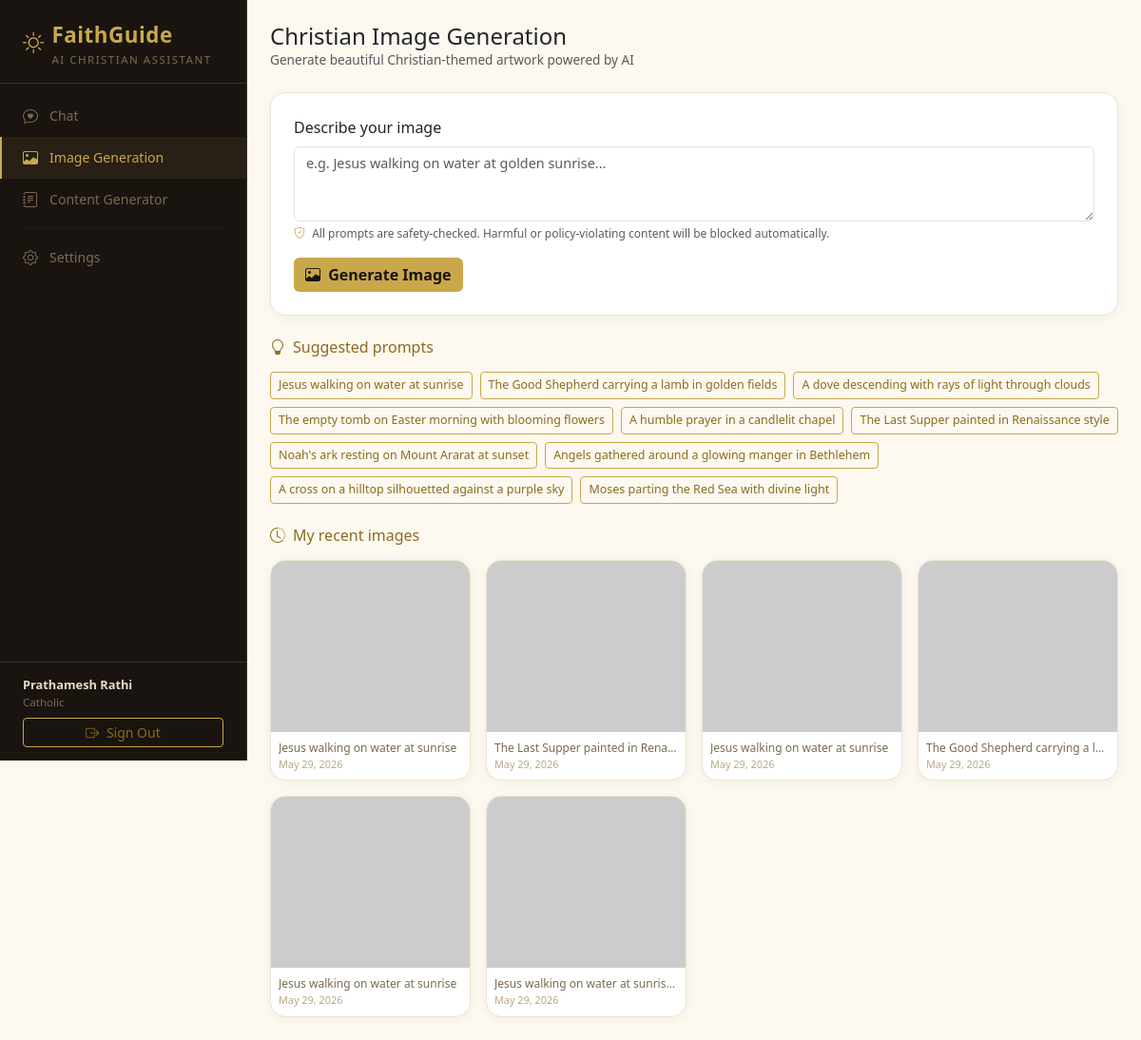
/images (signed in), run on the app's committed database.
### app/models.py (models this page shows, shortened)
class User(db.Model):
    __tablename__ = 'users'
    id           = db.Column(db.Integer, primary_key=True)
    name         = db.Column(db.String(100), nullable=False)
    email        = db.Column(db.String(150), unique=True, nullable=False)
    password     = db.Column(db.String(200), nullable=False)
    denomination = db.Column(db.String(100), default='Protestant (General)')
    created_at   = db.Column(db.DateTime, default=datetime.utcnow)
    conversations = db.relationship('Conversation', back_populates='user',
                                    cascade='all, delete-orphan')

class GeneratedImage(db.Model):
    __tablename__ = 'generated_images'
    id          = db.Column(db.Integer, primary_key=True)
    user_id     = db.Column(db.Integer, db.ForeignKey('users.id'), nullable=False)
    prompt      = db.Column(db.Text, nullable=False)
    safe_prompt = db.Column(db.Text, default='')
    image_url   = db.Column(db.String(500), nullable=False)
    created_at  = db.Column(db.DateTime, default=datetime.utcnow)
    user = db.relationship('User')

### app/chat.py (the view)
@chat_bp.route('/images', methods=['GET'])
@login_required
def image_page():
    user      = get_current_user()
    prompts   = suggest_christian_image_prompts()
    my_images = (GeneratedImage.query
                 .filter_by(user_id=user.id)
                 .order_by(GeneratedImage.created_at.desc())
                 .limit(12).all())
    return render_template('chat/image.html',
                           user              = user,
                           suggested_prompts = prompts,
                           my_images         = my_images)

### app/image_gen.py (called while the page is built)
def suggest_christian_image_prompts() -> list:
    return [
        "Jesus walking on water at sunrise",
        "The Good Shepherd carrying a lamb in golden fields",
        "A dove descending with rays of light through clouds",
        "The empty tomb on Easter morning with blooming flowers",
        "A humble prayer in a candlelit chapel",
        "The Last Supper painted in Renaissance style",
        "Noah's ark resting on Mount Ararat at sunset",
        "Angels gathered around a glowing manger in Bethlehem",
        "A cross on a hilltop silhouetted against a purple sky",
        "Moses parting the Red Sea with divine light",
    ]

### app/utils.py (called while the page is built)
def login_required(f):
    @wraps(f)
    def decorated(*args, **kwargs):
        if 'user_id' not in session:
            flash('Please log in to continue.', 'warning')
            return redirect(url_for('auth.login'))
        return f(*args, **kwargs)
    return decorated

def get_current_user():
    user_id = session.get('user_id')
    if not user_id:
        return None
    return User.query.get(user_id)

### app/templates/chat/image.html (shortened to what this page needs)
{% extends "base.html" %}
{% block content %}
<div class="topbar d-flex justify-content-between align-items-center mb-4">
  <div>
    <h4 class="fw-700 mb-0">Christian Image Generation</h4>
    <p class="text-muted mb-0" style="font-size:0.85rem">
      Generate beautiful Christian-themed artwork powered by AI
    </p>
  </div>
</div>
<div class="faith-card p-4 mb-4">
  <form method="POST" action="{{ url_for('chat.generate_image') }}">
    <div class="mb-3">
      <label class="form-label fw-600">Describe your image</label>
      <textarea name="prompt" class="form-control" rows="3"
                placeholder="e.g. Jesus walking on water at golden sunrise..."
                required style="font-size:0.9rem"></textarea>
      <div class="text-muted mt-1" style="font-size:0.75rem">
        <i class="bi bi-shield-check me-1" style="color:var(--gold)"></i>
        All prompts are safety-checked. Harmful or policy-violating content
        will be blocked automatically.
      </div>
    </div>
    <button type="submit" class="btn btn-gold">
      <i class="bi bi-image me-1"></i> Generate Image
    </button>
  </form>
</div>
<div class="mb-4">
  <h6 class="fw-600 mb-3" style="color:#8a6d1e">
    <i class="bi bi-lightbulb me-2"></i>Suggested prompts
  </h6>
  <div class="d-flex flex-wrap gap-2">
    {% for p in suggested_prompts %}
    <button class="btn btn-sm btn-outline-gold"
            style="font-size:0.78rem"
            onclick="document.querySelector('textarea[name=prompt]').value='{{ p }}'">
      {{ p }}
    </button>
    {% endfor %}
  </div>
</div>
{% if my_images %}
<div>
  <h6 class="fw-600 mb-3" style="color:#8a6d1e">
    <i class="bi bi-clock-history me-2"></i>My recent images
  </h6>
  <div class="row g-3">
    {% for img in my_images %}
    <div class="col-md-4 col-lg-3">
      <div class="faith-card overflow-hidden">
        <img src="{{ img.image_url }}" alt="{{ img.prompt }}"
             class="w-100" style="height:180px;object-fit:cover"
             onerror="this.src='https://via.placeholder.com/400x250?text=Loading...'"/>
        <div class="p-2">
          <div style="font-size:0.75rem;color:#7a6a52;
                      white-space:nowrap;overflow:hidden;text-overflow:ellipsis">
            {{ img.prompt }}
          </div>
          <div style="font-size:0.68rem;color:#b8a888">
            {{ img.created_at.strftime('%b %d, %Y') }}
          </div>
        </div>
      </div>
    </div>
    {% endfor %}
  </div>
</div>
{% endif %}
{% endblock %}

### app/templates/base.html (shortened to what this page needs)
<!DOCTYPE html>
<html lang="en">
<head>
  <link href="https://cdn.jsdelivr.net/npm/bootstrap@5.3.2/dist/css/bootstrap.min.css" rel="stylesheet"/>
  <link href="https://cdn.jsdelivr.net/npm/bootstrap-icons@1.11.3/font/bootstrap-icons.min.css" rel="stylesheet"/>
</head>
<body>
{% if session.user_id %}
<div class="sidebar">
  <div class="sidebar-brand">
    <div class="d-flex align-items-center gap-2">
      <i class="bi bi-brightness-high" style="color:var(--gold);font-size:1.4rem"></i>
      <div>
        <div class="brand-name">FaithGuide</div>
        <div class="brand-sub">AI Christian Assistant</div>
      </div>
    </div>
  </div>
  <nav class="sidebar-nav">
    <a href="{{ url_for('chat.index') }}"
       class="{{ 'active' if request.endpoint == 'chat.index' }}">
      <i class="bi bi-chat-heart"></i> Chat
    </a>
    <a href="{{ url_for('chat.image_page') }}"
       class="{{ 'active' if request.endpoint == 'chat.image_page' }}">
      <i class="bi bi-image"></i> Image Generation
    </a>
    <a href="{{ url_for('chat.content_page') }}"
       class="{{ 'active' if request.endpoint == 'chat.content_page' }}">
      <i class="bi bi-journal-text"></i> Content Generator
    </a>
    <hr class="sidebar-divider"/>
    <a href="{{ url_for('auth.settings') }}"
       class="{{ 'active' if request.endpoint == 'auth.settings' }}">
      <i class="bi bi-gear"></i> Settings
    </a>
  </nav>
  <div class="sidebar-footer">
    <div class="user-name">{{ session.user_name }}</div>
    <div class="user-denom">{{ session.denomination }}</div>
    <a href="{{ url_for('auth.logout') }}"
       class="btn btn-sm btn-outline-gold mt-2 w-100">
      <i class="bi bi-box-arrow-right me-1"></i> Sign Out
    </a>
  </div>
</div>
<div class="main-content p-4">
{% endif %}
  {% block content %}{% endblock %}
{% if session.user_id %}
</div>
{% endif %}
</body>
</html>

### app/templates/base.html (style rules this page uses)
:root { --gold: #c9a84c; --gold-light: #f5e6c0; --gold-dark: #8a6d1e; --parchment: #fdf8f0; --dark-bg: #1a1410; --dark-card: #241e18; --dark-border: #3d3426; --text-light: #e8dcc8; }
body { background: var(--parchment); font-family: 'Segoe UI', sans-serif; }
.sidebar { width: 260px; min-height: 100vh; background: var(--dark-bg); position: fixed; top: 0; left: 0; display: flex; flex-direction: column; z-index: 100; border-right: 1px solid var(--dark-border); }
.sidebar-brand { padding: 20px 24px 16px; border-bottom: 1px solid var(--dark-border); }
.sidebar-brand .brand-name { font-size: 1.4rem; font-weight: 700; color: var(--gold); letter-spacing: 0.5px; }
.sidebar-brand .brand-sub { font-size: 0.72rem; color: #7a6a52; text-transform: uppercase; letter-spacing: 1.5px; }
.sidebar-nav { padding: 12px 0; flex: 1; }
.sidebar-nav a { display: flex; align-items: center; gap: 10px; padding: 10px 24px; color: #7a6a52; text-decoration: none; font-size: 0.88rem; transition: all 0.18s; }
.sidebar-nav a:hover, .sidebar-nav a.active { color: var(--gold); background: rgba(201,168,76,0.08); border-left: 2px solid var(--gold); padding-left: 22px; }
.sidebar-nav a i { font-size: 1rem; width: 18px; }
.sidebar-divider { border-color: var(--dark-border); margin: 8px 24px; }
.sidebar-footer { padding: 14px 24px; border-top: 1px solid var(--dark-border); font-size: 0.8rem; }
.sidebar-footer .user-name { color: var(--text-light); font-weight: 600; }
.sidebar-footer .user-denom { color: #7a6a52; font-size: 0.72rem; }
.main-content { margin-left: 260px; min-height: 100vh; }
.faith-card { background: #fff; border: 1px solid #ede5d0; border-radius: 16px; box-shadow: 0 2px 12px rgba(0,0,0,0.05); }
.btn-gold { background: var(--gold); color: #1a1410; border: none; font-weight: 600; transition: all 0.2s; }
.btn-outline-gold { border: 1.5px solid var(--gold); color: var(--gold-dark); background: transparent; }

### data on the page
User: user_name "Prathamesh Rathi", denomination "Catholic"
GeneratedImage: prompt "Jesus walking on water at sunrise", created_at "May 29, 2026"
GeneratedImage: prompt "The Last Supper painted in Rena…", created_at "May 29, 2026"
GeneratedImage: prompt "Jesus walking on water at sunrise", created_at "May 29, 2026"
GeneratedImage: prompt "The Good Shepherd carrying a l…", created_at "May 29, 2026"
GeneratedImage: prompt "Jesus walking on water at sunrise", created_at "May 29, 2026"
GeneratedImage: prompt "Jesus walking on water at sunris…", created_at "May 29, 2026"

### other printed values
{{ p }} "Jesus walking on water at sunrise" "The Good Shepherd carrying a lamb in golden fields" "A dove descending with rays of light through clouds" "The empty tomb on Easter morning with blooming flowers" "A humble prayer in a candlelit chapel" "The Last Supper painted in Renaissance style" "Noah's ark resting on Mount Ararat at sunset" "Angels gathered around a glowing manger in Bethlehem" "A cross on a hilltop silhouetted against a purple sky" "Moses parting the Red Sea with divine light"
